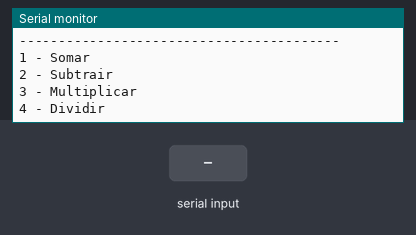
Recording of a sketch running on a simulated Arduino Uno, built with avr-gcc and run on an emulated ATmega328P. Shown: the last lines printed to the serial monitor. The test bench sets the inputs (shaded band).

Above: at 1.0 s.
1.1 s: "sim" received over Serial
At 3.3 s:
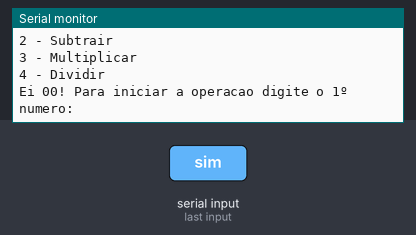
3.6 s: "90,45,200\n" received over Serial
At 6.0 s:
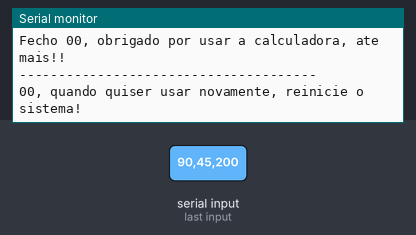

Measured:
- after the input at 1.1 s, the serial monitor: prints a new line after 1.0 s (image 1)
- after the input at 3.6 s, the serial monitor: prints a new line at once (image 2)

The sketch:

calculadora_com_menu1.ino
```cpp
/*

Calculadora com menu

*/
//Variáveis

float numero1 = 0.0;
float numero2 = 0.0;
float soma, subtracao, multiplicacao, divisao;
int escolhaDaOperacao;
int contador = 0;


void setup()
{
  Serial.begin(9600);


  do{
    Serial.println ("Bem-vindo(a) a calculadora dos 00's!!!☺ ");//pergunta
    Serial.println("-----------------------------------------");
    Serial.println();
    Serial.println("Escolha uma das opcoes/operacoes a seguir: ");
    Serial.println("-----------------------------------------");
    Serial.println();
    Serial.println("1 - Somar");
    Serial.println("2 - Subtrair");
    Serial.println("3 - Multiplicar");
    Serial.println("4 - Dividir");
    while(! Serial.available() );//espera o usuario digitar e precionar <Enter>
    escolhaDaOperacao = Serial.parseInt();//Armazena o que o usuário digitou na variável
    Serial.println();

    Serial.println("Ei 00! Para iniciar a operacao digite o 1º numero: ");
    while(! Serial.available() );//espera o usuario digitar e precionar <Enter>
    numero1 = Serial.parseFloat();//resposta do usario
    Serial.println();
    Serial.println("--------------------------------------");
    Serial.println();

    Serial.println("Boa 00! Agora digite o 2º numero: ");
    while(! Serial.available() );//espera o usuario digitar e precionar <Enter>
    numero2 = Serial.parseFloat();//resposta do usario
    Serial.println();
    Serial.println("--------------------------------------");
    Serial.println();

    switch(escolhaDaOperacao){
      case 1:soma = numero1 + numero2;
      Serial.println("CARAMBA 00! O resultado da sua soma foi: " + String(soma));
      Serial.println("--------------------------------------");
      Serial.println();
      break;

      case 2:subtracao = numero1 - numero2;
      Serial.println("CARAMBA 00! O resultado da sua soma foi: " + String(subtracao));
      Serial.println("--------------------------------------");
      Serial.println();
      break;

      case 3:multiplicacao = numero1 * numero2;
      Serial.println("CARAMBA 00! O resultado da sua soma foi: " + String(multiplicacao));
      Serial.println("--------------------------------------");
      Serial.println();
      break;

      case 4:divisao = numero1 / numero2;
      Serial.println("CARAMBA 00! O resultado da sua soma foi: " + String(divisao));
      Serial.println("--------------------------------------");
      Serial.println();
      break;
    }

    Serial.println("Eai 00, deseja continuar operando?? se sim, digite [Sim], se nao digite [Nao]");
    while(! Serial.available() );


    if(Serial.readString() == "sim"){
      contador++;
      Serial.println();
    }
    else{
      contador = 0;
      Serial.println("Fecho 00, obrigado por usar a calculadora, ate mais!! ");
      Serial.println("--------------------------------------");
      Serial.println("00, quando quiser usar novamente, reinicie o sistema!");
      Serial.println();
    }

  }
  while(contador != 0);

  delay(2000);

}

void loop()
{
  //sem código
}
```
